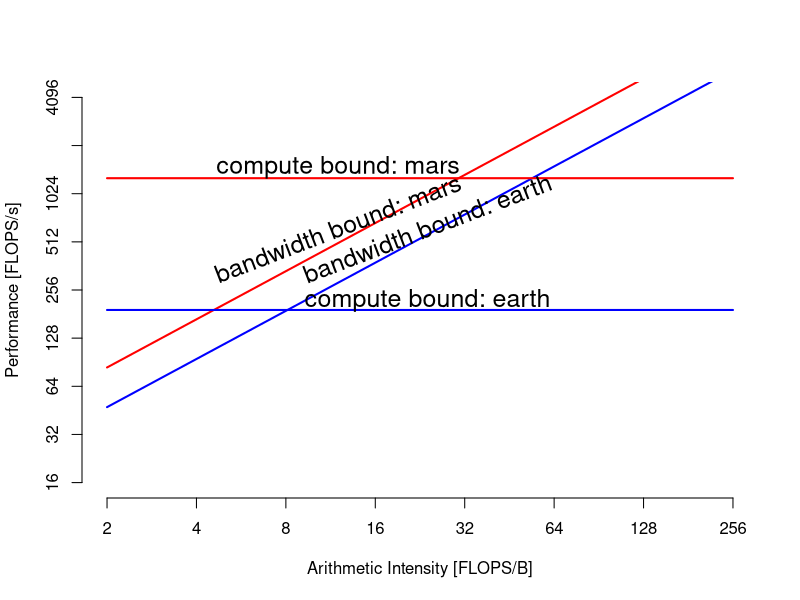

Write the R code that produced this figure.
png("task-01_roofline-earth-mars.png", width = 1280, height = 640)

pp_earth =  192.0 # peak performance ... [GFLOPS/s]
pb_earth =    8.1 # peak bandwidth ... [GB/s]
ai_earth = function(b) (pp_earth/pb_earth) * b

pp_mars  = 1280.0 # peak performance ... [GFLOPS/s]
pb_mars  =   30.5 # peak bandwidth ... [GB/s]
ai_mars  = function(b) (pp_mars/pb_mars) * b

x = seq(1,8,1)
x_at = 2^x
x_labels = x_at

y = seq(4,12,1)
y_at = 2^y
y_labels = y_at

plot(ai_earth, xlab = "Arithmetic Intensity [FLOPS/B]",
         xlim = c(x_at[1], x_at[length(x_at)]),
         ylab = "Performance [FLOPS/s]", 
         ylim = c(y_at[1], y_at[length(y_at)]),
     axes=FALSE, log = "xy", type = "l", col = "blue", lwd = 2)

axis(1, at = x_at, labels = x_labels, tick = TRUE)
axis(2, at = y_at, labels = y_labels, tick = TRUE)


# 10 threads - all
#                   100     204800     819200        kdd
#flops_t10_a = c( 1.3292, 1517.9227, 2225.7196, 3427.6304)
#bw_t10_a    = c(73.4359,  476.2558,  734.1712, 1061.9937)
#
#for (i in 1:4) {
#  ai = flops_t10_a[i] / bw_t10_a[i]
#  points(ai, flops_t10_a[i]/1000, col="powderblue", pch = 15, cex = 1.5)
#}

# 10 threads - all
#                   100    204800     819200        kdd
#flops_t80_a = c( 0.5820, 731.8209, 1164.4394, 1519.8610)
#bw_t80_a    = c(78.4760, 981.6600, 1244,3416, 1420,3577)
#
#for (i in 1:4) {
#  ai = flops_t80_a[i] / bw_t80_a[i]
#  points(ai, flops_t80_a[i]/1000, col="blue", pch = 16, cex = 1.5)
#}


# 10 threads - marked 
#                     100      204800      819200         kdd
#flops_t10_m =  c(385.0818, 12738.9347, 12814.5174, 12995.5919)
#bw_t10_m =     c(150.0137,  2248.9188,  3500.4505,  3451.1885)
#
#for (i in 1:4) {
#  ai = flops_t10_m[i] / bw_t10_m[i]
#  points(ai, flops_t10_m[i]/1000, col="orange", pch = 17, cex = 1.5)
#}

# 80 threads - marked 
#                     100     204800     819200        kdd
#flops_t80_m = c(   7.4574, 4017.8371, 6579.4072, 5940.1009)
#bw_t80_m    = c(1292.0169, 2807.5566, 3312.4733, 3230.9055)
#
#for (i in 1:4) {
#  ai = flops_t80_m[i] / bw_t80_m[i]
#  points(ai, flops_t80_m[i]/1000, col="green", pch = 18, cex = 1.5)
#}


segments(x_at[1], ai_mars(x_at[1]), x_at[length(x_at)], ai_mars(x_at[length(x_at)]),
         col = "red", lwd = 2)

segments(x_at[1], pp_earth, x_at[length(x_at)], pp_earth,
         col = "blue", lwd = 2)

segments(x_at[1], pp_mars, x_at[length(x_at)], pp_mars,
         col = "red", lwd = 2)

text(24, 620, "bandwidth bound: earth", srt = 21, cex = 1.5)
text(24, 220, "compute bound: earth", cex = 1.5)
text(12, 620, "bandwidth bound: mars", srt = 21, cex = 1.5)
text(12, 1500, "compute bound: mars", cex = 1.5)

dev.off()
